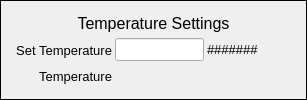
    <widget class="PyDMFrame" name="PyDMFrame_5">
     <property name="toolTip">
      <string/>
     </property>
     <property name="frameShape">
      <enum>QFrame::Box</enum>
     </property>
     <layout class="QVBoxLayout" name="verticalLayout_4">
      <property name="spacing">
       <number>3</number>
      </property>
      <item>
       <widget class="PyDMLabel" name="PyDMLabel_5">
        <property name="font">
         <font>
          <pointsize>12</pointsize>
         </font>
        </property>
        <property name="toolTip">
         <string/>
        </property>
        <property name="text">
         <string>Temperature Settings</string>
        </property>
        <property name="alignment">
         <set>Qt::AlignCenter</set>
        </property>
       </widget>
      </item>
      <item>
       <layout class="QHBoxLayout" name="horizontalLayout_15">
        <item>
         <widget class="QLabel" name="text_14">
          <property name="sizePolicy">
           <sizepolicy hsizetype="Fixed" vsizetype="Preferred">
            <horstretch>0</horstretch>
            <verstretch>0</verstretch>
           </sizepolicy>
          </property>
          <property name="minimumSize">
           <size>
            <width>100</width>
            <height>0</height>
           </size>
          </property>
          <property name="maximumSize">
           <size>
            <width>100</width>
            <height>16777215</height>
           </size>
          </property>
          <property name="font">
           <font>
            <pointsize>10</pointsize>
           </font>
          </property>
          <property name="toolTip">
           <string>text</string>
          </property>
          <property name="styleSheet">
           <string notr="true">QLabel#text_14 { color: palette(window-text); }</string>
          </property>
          <property name="text">
           <string>Set Temperature</string>
          </property>
          <property name="alignment">
           <set>Qt::AlignRight|Qt::AlignTrailing|Qt::AlignVCenter</set>
          </property>
          <property name="brush" stdset="0">
           <brush brushstyle="SolidPattern">
            <color alpha="255">
             <red>0</red>
             <green>0</green>
             <blue>0</blue>
            </color>
           </brush>
          </property>
         </widget>
        </item>
        <item>
         <widget class="PyDMLineEdit" name="text_entry_4">
          <property name="sizePolicy">
           <sizepolicy hsizetype="Expanding" vsizetype="Fixed">
            <horstretch>1</horstretch>
            <verstretch>0</verstretch>
           </sizepolicy>
          </property>
          <property name="minimumSize">
           <size>
            <width>50</width>
            <height>0</height>
           </size>
          </property>
          <property name="font">
           <font>
            <pointsize>10</pointsize>
           </font>
          </property>
          <property name="toolTip">
           <string>${P}${R}AcquireTime</string>
          </property>
          <property name="styleSheet">
           <string notr="true">PyDMLineEdit#text_entry_4 {
  color: rgb(0, 0, 0);
  background-color: rgb(115, 223, 255);
  border: 1px solid black;
  margin: 0px;
  padding: 0px;
  spacing: 0px;
  }</string>
          </property>
          <property name="channel" stdset="0">
           <string>ca://${P}${R}Temperature</string>
          </property>
         </widget>
        </item>
        <item>
         <widget class="PyDMLabel" name="text_update_8">
          <property name="sizePolicy">
           <sizepolicy hsizetype="Expanding" vsizetype="Preferred">
            <horstretch>1</horstretch>
            <verstretch>0</verstretch>
           </sizepolicy>
          </property>
          <property name="minimumSize">
           <size>
            <width>50</width>
            <height>0</height>
           </size>
          </property>
          <property name="font">
           <font>
            <pointsize>10</pointsize>
           </font>
          </property>
          <property name="toolTip">
           <string>PV: ${P}${R}AcquireTime_RBV</string>
          </property>
          <property name="preserveAdlBackground" stdset="0">
           <bool>true</bool>
          </property>
          <property name="styleSheet">
           <string notr="true">PyDMLabel#text_update_8 {
  color: rgb(10, 0, 184);
  background-color: rgb(187, 187, 187);
  }</string>
          </property>
          <property name="text">
           <string>#######</string>
          </property>
          <property name="alignment">
           <set>Qt::AlignLeading|Qt::AlignLeft|Qt::AlignVCenter</set>
          </property>
          <property name="textInteractionFlags">
           <set>Qt::TextSelectableByKeyboard|Qt::TextSelectableByMouse</set>
          </property>
          <property name="channel" stdset="0">
           <string>ca://${P}${R}Temperature_RBV</string>
          </property>
         </widget>
        </item>
       </layout>
      </item>
      <item>
       <layout class="QHBoxLayout" name="horizontalLayout_16">
        <item>
         <widget class="QLabel" name="text_15">
          <property name="sizePolicy">
           <sizepolicy hsizetype="Fixed" vsizetype="Preferred">
            <horstretch>0</horstretch>
            <verstretch>0</verstretch>
           </sizepolicy>
          </property>
          <property name="minimumSize">
           <size>
            <width>100</width>
            <height>0</height>
           </size>
          </property>
          <property name="maximumSize">
           <size>
            <width>100</width>
            <height>16777215</height>
           </size>
          </property>
          <property name="font">
           <font>
            <pointsize>10</pointsize>
           </font>
          </property>
          <property name="toolTip">
           <string>text</string>
          </property>
          <property name="styleSheet">
           <string notr="true">QLabel#text_15 { color: palette(window-text); }</string>
          </property>
          <property name="text">
           <string>Temperature</string>
          </property>
          <property name="alignment">
           <set>Qt::AlignRight|Qt::AlignTrailing|Qt::AlignVCenter</set>
          </property>
          <property name="brush" stdset="0">
           <brush brushstyle="SolidPattern">
            <color alpha="255">
             <red>0</red>
             <green>0</green>
             <blue>0</blue>
            </color>
           </brush>
          </property>
         </widget>
        </item>
        <item>
         <widget class="PyDMLabel" name="text_update_13">
          <property name="font">
           <font>
            <pointsize>10</pointsize>
           </font>
          </property>
          <property name="toolTip">
           <string>PV: ${P}${R}TriggerMode_RBV</string>
          </property>
          <property name="preserveAdlBackground" stdset="0">
           <bool>true</bool>
          </property>
          <property name="styleSheet">
           <string notr="true">PyDMLabel#text_update_13 {
  color: rgb(10, 0, 184);
  background-color: rgb(187, 187, 187);
  }</string>
          </property>
          <property name="alignment">
           <set>Qt::AlignLeading|Qt::AlignLeft|Qt::AlignVCenter</set>
          </property>
          <property name="textInteractionFlags">
           <set>Qt::TextSelectableByKeyboard|Qt::TextSelectableByMouse</set>
          </property>
          <property name="channel" stdset="0">
           <string>ca://${P}${R}TemperatureActual</string>
          </property>
          <property name="displayFormat" stdset="0">
           <enum>PyDMLabel::String</enum>
          </property>
         </widget>
        </item>
       </layout>
      </item>
     </layout>
    </widget>
